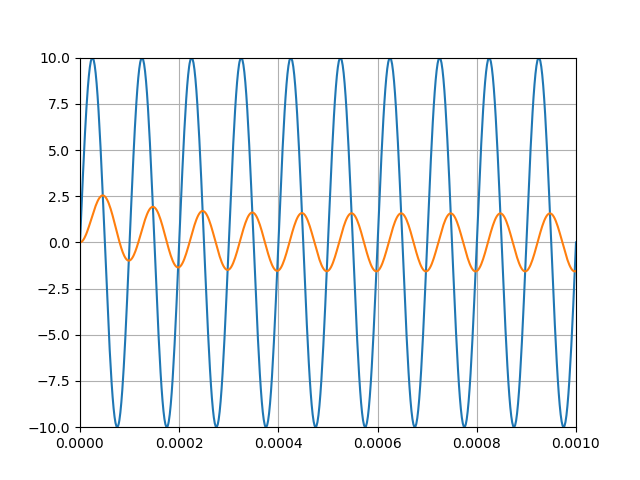

The script that saved this image:
import ltspice
import matplotlib.pyplot as plt
import numpy as np
import os

l = ltspice.Ltspice(os.path.dirname(__file__)+'/rc.raw') 
l.parse() 

time = l.get_time()
V_source = l.get_data('V(source)')
V_cap = l.get_data('V(cap)')

plt.plot(time, V_source)
plt.plot(time, V_cap)
plt.xlim((0, 1e-3))
plt.ylim((-10, 10))
plt.grid()
plt.savefig("rc.png")
plt.show()
